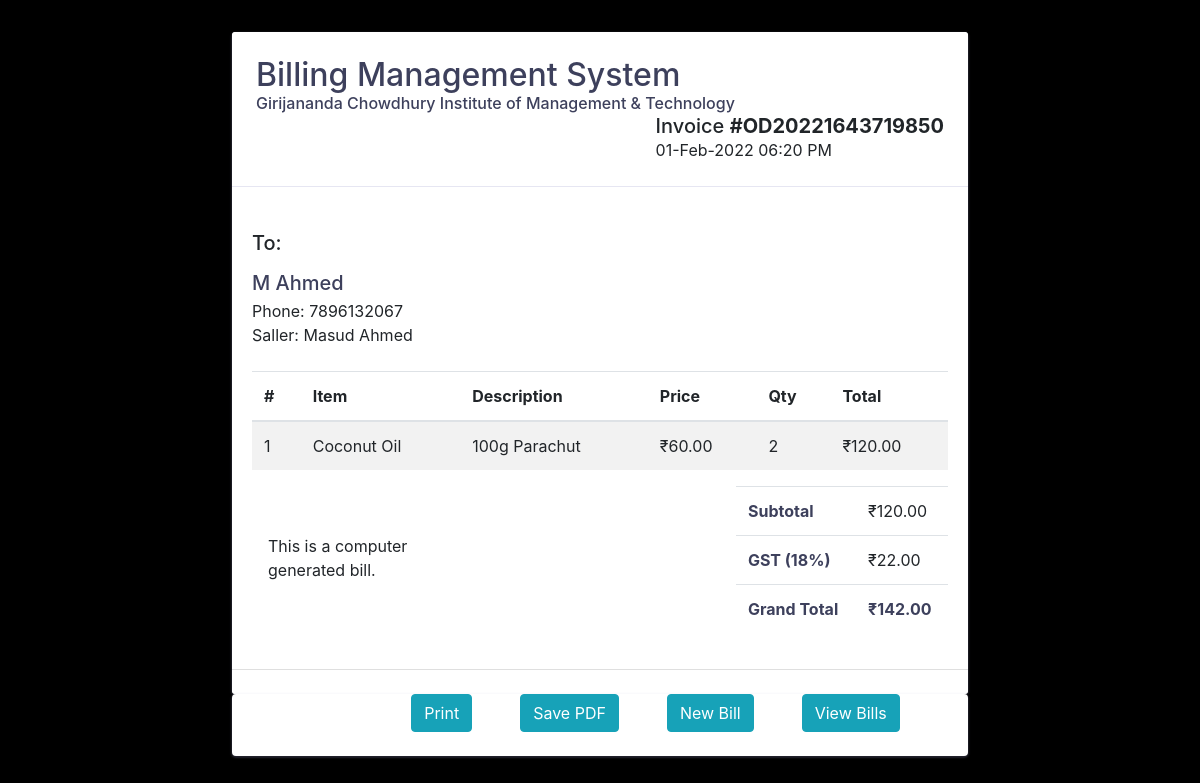
The app's page /view_bill.php?inv_id=OD20221643719850, older data.
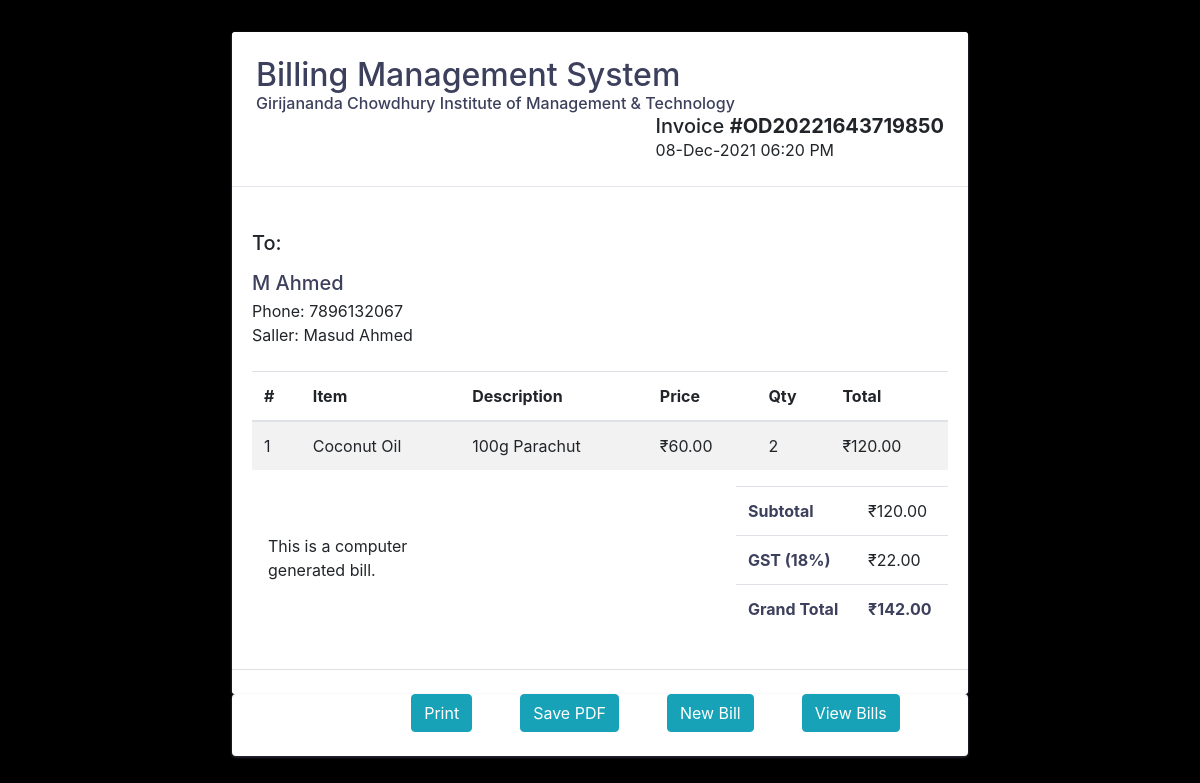
The same page, newer data.
### tables this page shows
CREATE TABLE `bill` (
  `bill_id` varchar(50) NOT NULL,
  `total_amount` decimal(10,0) NOT NULL,
  `total_gst` decimal(10,0) NOT NULL,
  `customer_id` int(11) NOT NULL,
  `emp_id` int(11) NOT NULL,
  `date` datetime NOT NULL DEFAULT current_timestamp()
);

CREATE TABLE `user` (
  `id` int(11) NOT NULL,
  `name` varchar(50) NOT NULL,
  `mobile` varchar(10) NOT NULL,
  `email` varchar(100) DEFAULT NULL
);

CREATE TABLE `products` (
  `pid` int(11) NOT NULL,
  `pname` varchar(50) NOT NULL,
  `pcat` int(11) NOT NULL,
  `barcode` int(11) DEFAULT NULL,
  `description` text NOT NULL
);

CREATE TABLE `sell_product` (
  `bill_id` varchar(50) NOT NULL,
  `product_id` varchar(25) NOT NULL,
  `qnt` int(11) NOT NULL,
  `desc` text NOT NULL,
  `sell_price` decimal(10,0) NOT NULL,
  `buy_price` decimal(10,0) NOT NULL
);

### view_bill.php (the view, shortened to what the changed rows need)
<?php
require_once "lib/db.php";
if (isset($_GET['inv_id'])) {
    $inv_id = $_GET['inv_id'];
    $resp = [];
    $sql = "SELECT `sp`.`bill_id`, `bill`.`total_amount`, `bill`.`total_gst`,
     `sp`.`product_id`,`sp`.`desc`,`sp`.`sell_price`,`user`.`id` as `user_id`,
     `user`.`name` as `user_name`,`user`.`email`,`user`.`mobile`,`emp`.`id` as `emp_id`,
     `products`.`pname`,`sp`.`qnt`,
     `bill`.`date` FROM `bill` JOIN `sell_product` as `sp`
      ON `sp`.`bill_id`=`bill`.`bill_id` JOIN `user` ON `user`.`id`=`bill`.`customer_id`
      JOIN `products` ON `sp`.`product_id`= `products`.`pid`
      JOIN `employe` as `emp` ON `emp`.`id`=`bill`.`emp_id` WHERE `sp`.`bill_id`='$inv_id'";
    $result = mysqli_query($conn, $sql);
    while ($row = mysqli_fetch_assoc($result)) {
        array_push($resp, $row);
    }
}
?>
<!DOCTYPE html>
<html lang="en">
<head>
    <link rel="stylesheet" href="assets/css/bootstrap.min.css">
</head>
<body>
    <div class="offset-xl-2 col-xl-8 col-lg-12 col-md-12 col-sm-12 col-12 padding">
            <div class="card main" id="mainWindow">
                <div class="card-header p-4">
                    <div class="float-left">
                        <h2 class="mb-0 text-dark">Billing Management System</h2>
                        <h6 class="mb-0 text-dark">Girijananda Chowdhury Institute of Management & Technology</h6>
                    </div>
                    <div class="float-right">
                        <h3 class="mb-0">Invoice <strong>#<?= $inv_id ?></strong></h3>
                        <?= date_format(date_create($resp[0]['date']), 'd-M-Y h:i A') ?>
                    </div>
                </div>
                <br>
                <div class="card-body">
                    <div class="row mb-4">
                        <div class="col-sm-6">
                            <h3 class="mb-3">To:</h3>
                            <h3 class="text-dark mb-1"><?= $resp[0]['user_name'] ?></h3>
                            <div>Phone: <?= $resp[0]['mobile'] ?></div>
                            <div>Saller:  <?php
                            $emp_id = $resp[0]['emp_id'] ;
                            $data = mysqli_fetch_assoc(mysqli_query($conn,
                            "SELECT `user`.`name` FROM `employe` as `emp` JOIN `user` ON `emp`.`id`=`user`.`id` WHERE `emp`.`id`='$emp_id'"));
                            echo $data['name'];
                            ?></div>
                        </div>
                    </div>
                    <div class="table-responsive-sm">
                        <table class="table table-striped">
                            <thead>
                                <tr>
                                    <th class="center">#</th>
                                    <th>Item</th>
                                    <th>Description</th>
                                    <th class="right">Price</th>
                                    <th class="center">Qty</th>
                                    <th class="right">Total</th>
                                </tr>
                            </thead>
                            <tbody>
                                <?php
                                $sl = 0;
                                foreach ($resp as $res) {
                                ?>
                                    <tr>
                                        <td class="center"><?=++$sl?></td>
                                        <td class="left strong"><?= $res['pname'] ?></td>
                                        <td class="left"><?= $res['desc'] ?></td>
                                        <td class="right"><?= "₹".number_format($res['sell_price'],2 ) ?></td>
                                        <td class="center"><?= $res['qnt'] ?></td>
                                        <td class="right"><?= "₹".number_format(($res['sell_price'] * $res['qnt']),2) ?></td>
                                    </tr>
                                <?php } ?>
                            </tbody>
                        </table>
                    </div>
                    <div class="row">
                        <div class="col-lg-4 col-sm-5 ml-auto">
                            <table class="table table-clear">
                                <tbody>
                                    <tr>
                                        <td class="left">
                                            <strong class="text-dark">Subtotal</strong>
                                        </td>
                                        <td class="right"><?= "₹".number_format(($resp[0]['total_amount']),2) ?></td>
                                    </tr>
                                    <tr>
                                        <td class="left">
                                            <strong class="text-dark">GST (18%)</strong>
                                        </td>
                                        <td class="right"><?= "₹".number_format(($resp[0]['total_gst']),2) ?></td>
                                    </tr>
                                    <tr>
                                        <td class="right">
                                            <strong class="text-dark"><?= "₹".number_format(($resp[0]['total_amount'] + $resp[0]['total_gst']),2) ?></strong>
                                        </td>
                                    </tr>
                                </tbody>
                            </table>
                        </div>
                    </div>
                </div>
            </div>
    </div>
</body>
</html>

Row changes from the older to the newer data that the page shows:
changed bill "Coconut Oil": date "01-Feb-2022 06:20 PM" → "08-Dec-2021 06:20 PM"
